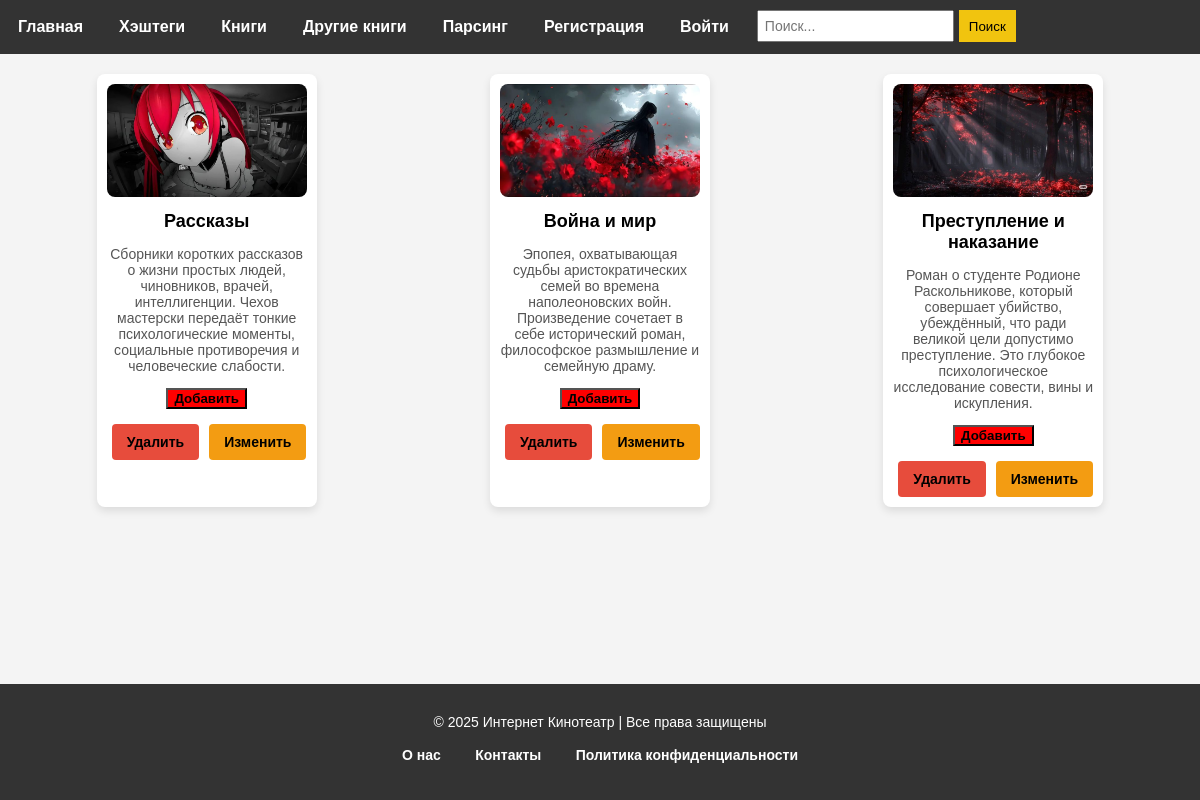
The page /book_list/ on the database as committed earlier.
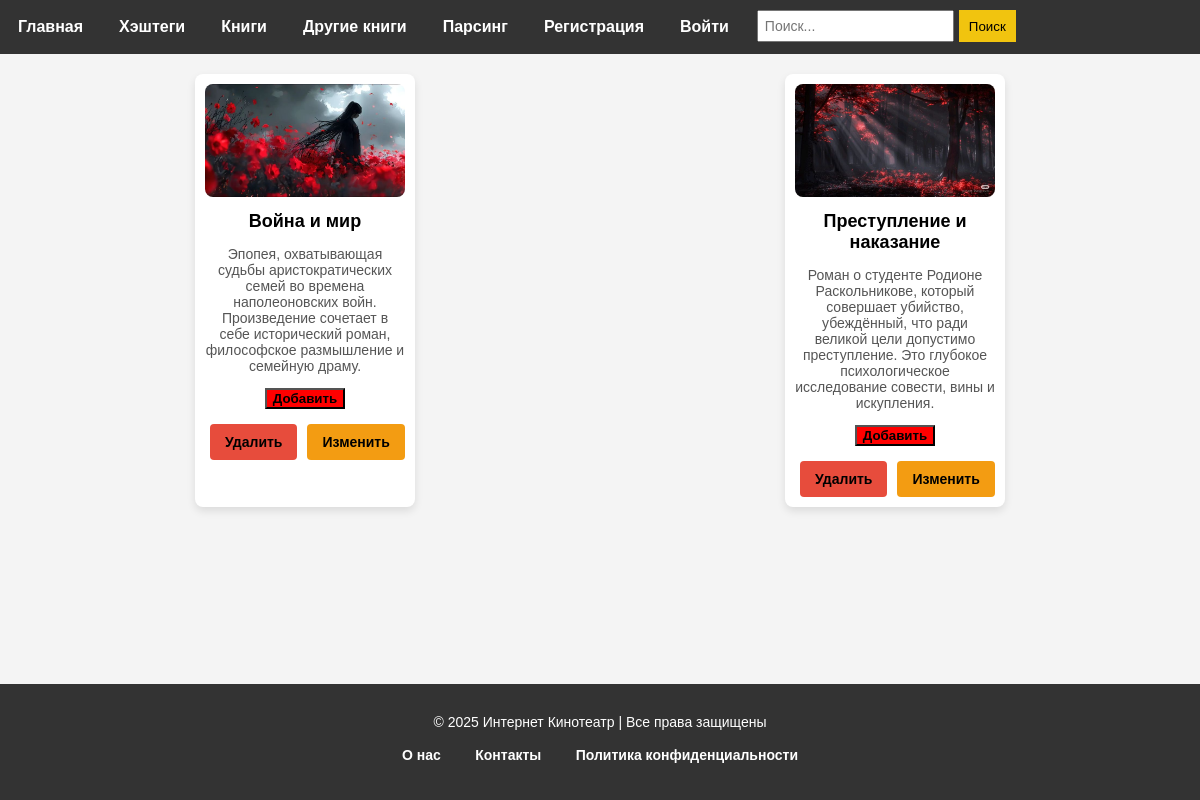
The same page on the database as committed later.
### books/models.py (models this page shows, shortened)
class Book(models.Model):
    GENRE = (
        ('Фантастика', 'Фантастика'),
        ('История', 'История'),
        ('Ужасы', 'Ужасы')
    )
    image = models.ImageField(upload_to='books/', verbose_name='Загрузите фото')
    title = models.CharField(max_length=100, verbose_name='Укажите название книги')
    create_at = models.DateTimeField(auto_now_add=True)
    genre = models.CharField(max_length=100, choices=GENRE, verbose_name='Укажите жанр',
                             default='История')
    author = models.CharField(max_length=100, default='Иванов Иван')
    description = models.TextField(verbose_name='Укажите описание книги')
    audio_book = models.URLField(verbose_name='Вставьте ссылку аудио книги')
    page_number = models.PositiveIntegerField(verbose_name='Укажите кол-во страниц', default=200,
                                              null=True)
    views = models.PositiveIntegerField(
        default=0, verbose_name="Количество просмотров", null=True
    )  # Поле просмотров
    class Meta:
        verbose_name = 'книгу'
        verbose_name_plural = 'книги'

### books/views.py (the view)
class BookListView(generic.ListView):
    template_name =  'books/book_list.html'
    context_object_name = 'book'
    model = models.Book
    def get_queryset(self):
        return self.model.objects.all().order_by('-id')

### templates/books/book_list.html (shortened to what this page needs)
{% load static %}
<!DOCTYPE html>
<html lang="ru">
<head>
    <link rel="stylesheet" href="{% static 'css/header_and_footer/menu.css' %}">
    <link rel="stylesheet" href="{% static 'css/film_and_film_detail/cards.css' %}">
    <link rel="stylesheet" href="{% static 'css/header_and_footer/footer.css' %}">
</head>
<body>
{% include 'components/header.html' %}
<section class="cards">
    {%  for i in book  %}
    <div class="card">
        <img src="{{ i.image.url }}"
             alt="{{ i.title }}">
        <h3><a href="/book_list/{{ i.id }}/">{{i.title}}</a></h3>
        <p>{{ i.description }}</p>
        <button class="create"><a href="{% url  'create_book' %}">Добавить</a></button>
         <div class="card-buttons">
            <button class="delete"><a href="/book_list/{{ i.id }}/delete/">Удалить</a></button>
            <button class="edit"><a href="/book_list/{{ i.id }}/update/">Изменить</a></button>
        </div>
    </div>
    {% endfor %}
</section>
{% include 'components/footer.html' %}
</body>
</html>

Rows that differ between the two databases and show on the page:
removed Book: image (picture), title "Рассказы", description "Сборники коротких рассказов о жизни простых людей, чиновников, врачей, интеллигенции. Чехов мастерски передаёт тонкие психологические моменты, социальные противоречия и человеческие слабости."
